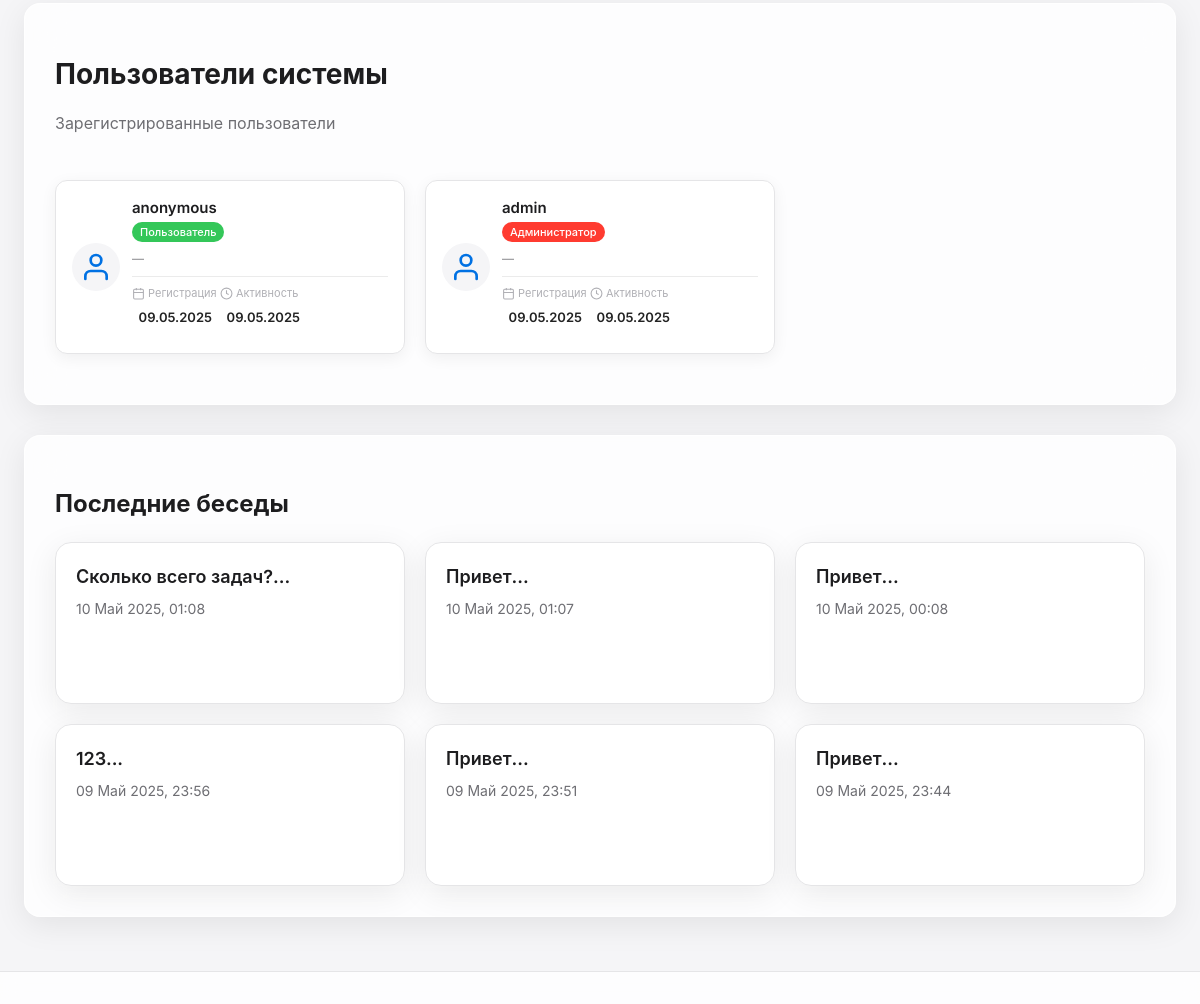
The app's page / (lower part), older data.
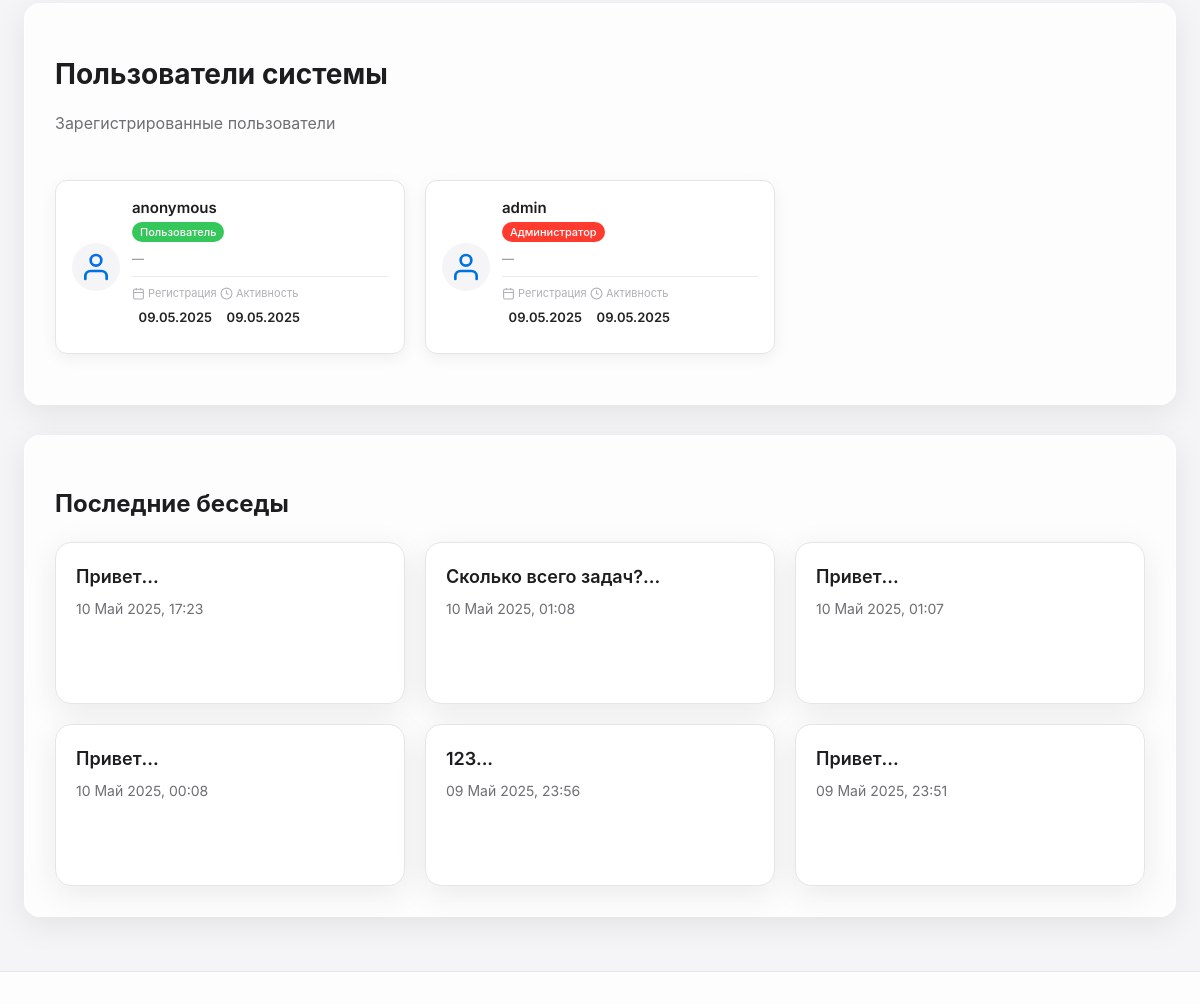
The same page, newer data.
### chat/models/user.py (models this page shows, shortened)
class User(AbstractBaseUser, PermissionsMixin):
    ROLE_CHOICES = (
        ('user', _('Пользователь')),
        ('admin', _('Администратор')),
    )
    username = models.CharField(
        _('username'),
        max_length=150,
        unique=True,
        help_text=_('Required. 150 characters or fewer. Letters, digits and @/./+/-/_ only.'),
        error_messages={
            'unique': _("A user with that username already exists."),
        },
    )
    password = models.CharField(_('password'), max_length=128)
    email = models.EmailField(_('email address'), blank=True)
    is_staff = models.BooleanField(
        _('staff status'),
        default=False,
        help_text=_('Designates whether the user can log into this admin site.'),
    )
    is_active = models.BooleanField(
        _('active'),
        default=True,
        help_text=_(
            'Designates whether this user should be treated as active. '
            'Unselect this instead of deleting accounts.'
        ),
    )
    date_joined = models.DateTimeField(_('date joined'), default=timezone.now)
    last_login = models.DateTimeField(_('last login'), null=True, blank=True)
    role = models.CharField(max_length=20, choices=ROLE_CHOICES, default='user')
    planfix_user_id = models.CharField(max_length=100, blank=True, null=True)
    planfix_api_token = models.CharField(max_length=255, blank=True, null=True)
    last_active = models.DateTimeField(auto_now=True)
    preferred_ai_model = models.CharField(max_length=50, default='claude')
    first_name = models.CharField(_('first name'), max_length=150, blank=True)
    last_name = models.CharField(_('last name'), max_length=150, blank=True)
    phone = models.CharField(_('phone'), max_length=32, blank=True)
    groups = models.ManyToManyField(
        'auth.Group',
        verbose_name=_('groups'),
        blank=True,
        help_text=_(
            'The groups this user belongs to. A user will get all permissions '
            'granted to each of their groups.'
        ),
        related_name='chat_user_set',
        related_query_name='chat_user',
    )
    user_permissions = models.ManyToManyField(
        'auth.Permission',
        verbose_name=_('user permissions'),
        blank=True,
        help_text=_('Specific permissions for this user.'),
        related_name='chat_user_set',
        related_query_name='chat_user',
    )
    objects = UserManager()
    USERNAME_FIELD = 'username'
    REQUIRED_FIELDS = []
    class Meta:
        verbose_name = _('user')
        verbose_name_plural = _('users')
    def is_admin(self):
        return self.role == 'admin'

### chat/models/conversation.py (models this page shows, shortened)
class Conversation(models.Model):
    user = models.ForeignKey('User', on_delete=models.CASCADE, related_name='conversations')
    title = models.CharField(max_length=255)
    ai_model = models.ForeignKey('AIModel', on_delete=models.SET_NULL, null=True, related_name='conversations')
    planfix_task_id = models.CharField(max_length=100, blank=True, null=True)
    planfix_project_id = models.CharField(max_length=100, blank=True, null=True)
    created_at = models.DateTimeField(auto_now_add=True)
    updated_at = models.DateTimeField(auto_now=True)
    is_archived = models.BooleanField(default=False)
    summary = models.TextField(blank=True, null=True)
    class Meta:
        ordering = ['-updated_at']
        verbose_name = _('Беседа')
        verbose_name_plural = _('Беседы')
        indexes = [
            models.Index(fields=['user', '-updated_at']),
            models.Index(fields=['planfix_task_id']),
            models.Index(fields=['planfix_project_id']),
        ]

### chat/agent_views.py (the view)
# urls.py: path('', views.agent_dashboard, name='index'),
def agent_dashboard(request):
    user, created = User.objects.get_or_create(username='anonymous')
    conversations = Conversation.objects.filter(user=user).order_by('-updated_at')
    stats = planfix_cache.get_stats()
    employees_data = []
    cache_file_path = os.path.join(os.path.dirname(__file__), 'cache', 'users.json')
    try:
        with open(cache_file_path, 'r', encoding='utf-8') as f:
            employees = json.load(f)
            for employee in employees:
                if employee['id'].startswith('user:'):
                    employees_data.append({
                        'id': employee['id'],
                        'name': employee['name'],
                        'email': employee['email'],
                        'role': 'Сотрудник',
                        'active_tasks': employee['assigned_active'],
                        'completed_tasks': employee['assigned_completed'],
                        'overdue_tasks': employee['assigned_overdue'],
                        'total_tasks': employee['assigned_tasks'],
                        'created_tasks': employee['created_tasks'],
                        'projects': len(employee['projects'])
                    })
    except Exception as e:
        logger.error(f"Error reading employees cache file: {str(e)}")
        employees_data = []
    users = User.objects.filter(is_active=True).order_by('-date_joined')
    users_data = []
    for user in users:
        users_data.append({
            'name': user.username,
            'email': user.email,
            'role': user.get_role_display(),
            'date_joined': user.date_joined,
            'last_active': user.last_active,
            'is_admin': user.is_admin,
            'is_staff': user.is_staff
        })
    return render(request, 'chat/agent_dashboard.html', {
        'conversations': conversations,
        'stats': stats,
        'cache_valid': planfix_cache.is_cache_valid(max_age_minutes=60),
        'employees': employees_data,
        'users': users_data
    })

### chat/context_processors.py (called while the page is built)
def conversations_list(request):
    user, created = User.objects.get_or_create(username='anonymous')
    conversations = Conversation.objects.filter(user=user).order_by('-updated_at')
    return {
        'conversations': conversations
    }

### chat/planfix_cache_service.py (called while the page is built)
    def is_cache_valid(self, max_age_minutes: int = 60) -> bool:
        if not LAST_UPDATE_FILE.exists():
            return False
        try:
            with open(LAST_UPDATE_FILE, 'r') as f:
                last_update_str = f.read().strip()
                last_update = float(last_update_str)
                return (time.time() - last_update) < (max_age_minutes * 60)
        except (ValueError, IOError) as e:
            logger.error(f"Error checking cache validity: {e}")
            self.last_error = str(e)
            self.last_error_time = time.time()
            return False

    def get_stats(self) -> Dict[str, Any]:
        if STATS_CACHE.exists():
            try:
                with open(STATS_CACHE, 'r', encoding='utf-8') as f:
                    return json.load(f)
            except (json.JSONDecodeError, IOError):
                pass  # Fall back to regenerating
        return self._generate_stats_cache()

### templates/chat/agent_dashboard.html (shortened to what this page needs)
{% extends 'base_apple.html' %}
{% load static %}
{% block content %}
<div class="planfix-container">
    <div class="welcome-section users-section">
        <h1 class="welcome-title">Пользователи системы</h1>
        <p class="welcome-text">Зарегистрированные пользователи</p>
        <div class="users-grid">
            {% for user in users %}
            <div class="user-card">
                <div class="user-avatar">
                    <svg xmlns="http://www.w3.org/2000/svg" width="32" height="32" viewBox="0 0 24 24" fill="none" stroke="currentColor" stroke-width="2" stroke-linecap="round" stroke-linejoin="round">
                        <path d="M20 21v-2a4 4 0 0 0-4-4H8a4 4 0 0 0-4 4v2"></path>
                        <circle cx="12" cy="7" r="4"></circle>
                    </svg>
                </div>
                <div class="user-info">
                    <h3>{{ user.name }}</h3>
                    <p class="user-role">
                        {% if user.is_admin %}
                        <span class="role-badge admin">Администратор</span>
                        {% elif user.is_staff %}
                        <span class="role-badge staff">Сотрудник</span>
                        {% else %}
                        <span class="role-badge user">Пользователь</span>
                        {% endif %}
                    </p>
                    <p class="user-email">{{ user.email|default:"—" }}</p>
                    <div class="user-stats">
                        <div class="stat-row">
                            <span class="stat-label">
                                <svg xmlns="http://www.w3.org/2000/svg" fill="none" viewBox="0 0 24 24" stroke="currentColor"><rect x="3" y="4" width="18" height="18" rx="2" stroke-width="2"/><path d="M16 2v4M8 2v4M3 10h18" stroke-width="2"/></svg>
                                Регистрация
                            </span>
                            <span class="stat-value">{{ user.date_joined|date:"d.m.Y" }}</span>
                        </div>
                        <div class="stat-row">
                            <span class="stat-label">
                                <svg xmlns="http://www.w3.org/2000/svg" fill="none" viewBox="0 0 24 24" stroke="currentColor"><circle cx="12" cy="12" r="10" stroke-width="2"/><path d="M12 6v6l4 2" stroke-width="2"/></svg>
                                Активность
                            </span>
                            <span class="stat-value">{{ user.last_active|date:"d.m.Y" }}</span>
                        </div>
                    </div>
                </div>
            </div>
            {% endfor %}
        </div>
    </div>
    <div class="welcome-section">
        <h2 class="welcome-title" style="font-size: 24px;">Последние беседы</h2>
        <div class="conversations-grid" style="display: grid; grid-template-columns: repeat(auto-fill, minmax(300px, 1fr)); gap: 20px; margin-top: 20px;">
            {% for conversation in conversations|slice:":6" %}
            <a href="{% url 'chat:agent_conversation' conversation_id=conversation.id %}" class="stat-card" style="text-decoration: none; display: block;">
                <div style="font-size: 18px; font-weight: 600; color: #1d1d1f; margin-bottom: 8px;">{{ conversation.title }}</div>
                <div style="font-size: 14px; color: #6e6e73;">{{ conversation.updated_at|date:"d F Y, H:i" }}</div>
            </a>
            {% endfor %}
        </div>
    </div>
</div>
{% endblock %}

Row changes from the older to the newer data that the page shows:
no longer on this page (row unchanged): Conversation: title "Привет...", updated_at "09 Май 2025, 23:44"
added Conversation: title "Привет...", updated_at "10 Май 2025, 17:23"
